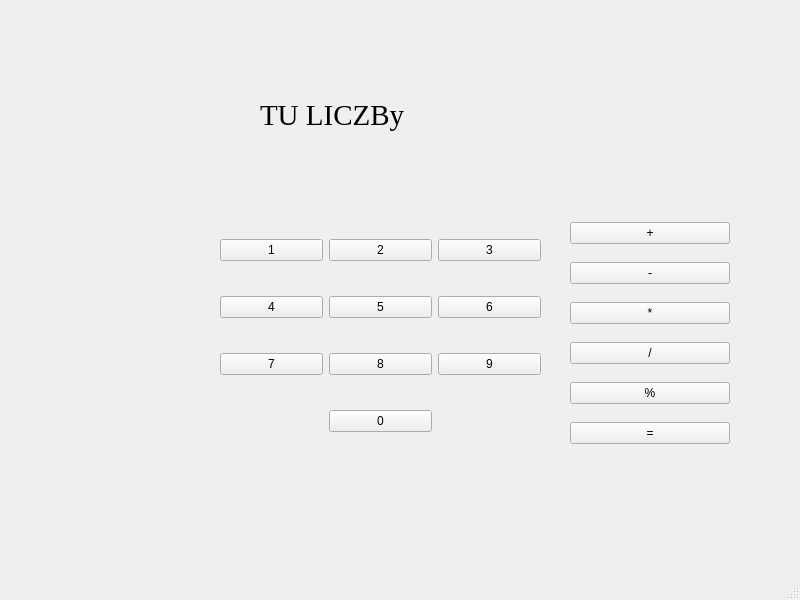
<?xml version="1.0" encoding="UTF-8"?>
<ui version="4.0">
 <class>MainWindow</class>
 <widget class="QMainWindow" name="MainWindow">
  <property name="geometry">
   <rect>
    <x>0</x>
    <y>0</y>
    <width>800</width>
    <height>600</height>
   </rect>
  </property>
  <property name="windowTitle">
   <string>MainWindow</string>
  </property>
  <widget class="QWidget" name="centralwidget">
   <widget class="QWidget" name="gridLayoutWidget">
    <property name="geometry">
     <rect>
      <x>220</x>
      <y>210</y>
      <width>321</width>
      <height>251</height>
     </rect>
    </property>
    <layout class="QGridLayout" name="gridLayout_2">
     <item row="0" column="0">
      <widget class="QPushButton" name="Jeden">
       <property name="text">
        <string>1</string>
       </property>
      </widget>
     </item>
     <item row="0" column="1">
      <widget class="QPushButton" name="Dwa">
       <property name="text">
        <string>2</string>
       </property>
      </widget>
     </item>
     <item row="0" column="2">
      <widget class="QPushButton" name="Trzy">
       <property name="text">
        <string>3</string>
       </property>
      </widget>
     </item>
     <item row="2" column="0">
      <widget class="QPushButton" name="Siedem">
       <property name="text">
        <string>7</string>
       </property>
      </widget>
     </item>
     <item row="1" column="0">
      <widget class="QPushButton" name="Cztery">
       <property name="text">
        <string>4</string>
       </property>
      </widget>
     </item>
     <item row="1" column="1">
      <widget class="QPushButton" name="Piec">
       <property name="text">
        <string>5</string>
       </property>
      </widget>
     </item>
     <item row="1" column="2">
      <widget class="QPushButton" name="Szesc">
       <property name="text">
        <string>6</string>
       </property>
      </widget>
     </item>
     <item row="2" column="1">
      <widget class="QPushButton" name="Osiem">
       <property name="text">
        <string>8</string>
       </property>
      </widget>
     </item>
     <item row="2" column="2">
      <widget class="QPushButton" name="Dziewiec">
       <property name="text">
        <string>9</string>
       </property>
      </widget>
     </item>
     <item row="3" column="1">
      <widget class="QPushButton" name="pushButton_9">
       <property name="text">
        <string>0</string>
       </property>
      </widget>
     </item>
    </layout>
   </widget>
   <widget class="QWidget" name="verticalLayoutWidget">
    <property name="geometry">
     <rect>
      <x>570</x>
      <y>210</y>
      <width>160</width>
      <height>251</height>
     </rect>
    </property>
    <layout class="QVBoxLayout" name="verticalLayout">
     <item>
      <widget class="QPushButton" name="Plus">
       <property name="text">
        <string>+</string>
       </property>
      </widget>
     </item>
     <item>
      <widget class="QPushButton" name="Minus">
       <property name="text">
        <string>-</string>
       </property>
      </widget>
     </item>
     <item>
      <widget class="QPushButton" name="Mnoz">
       <property name="text">
        <string>*</string>
       </property>
      </widget>
     </item>
     <item>
      <widget class="QPushButton" name="Dziel">
       <property name="text">
        <string>/</string>
       </property>
      </widget>
     </item>
     <item>
      <widget class="QPushButton" name="Mod">
       <property name="text">
        <string>%</string>
       </property>
      </widget>
     </item>
     <item>
      <widget class="QPushButton" name="Wynik">
       <property name="text">
        <string>=</string>
       </property>
      </widget>
     </item>
    </layout>
   </widget>
   <widget class="QLabel" name="label">
    <property name="geometry">
     <rect>
      <x>260</x>
      <y>90</y>
      <width>271</width>
      <height>51</height>
     </rect>
    </property>
    <property name="font">
     <font>
      <family>Times New Roman</family>
      <pointsize>22</pointsize>
     </font>
    </property>
    <property name="text">
     <string>TU LICZBy</string>
    </property>
   </widget>
  </widget>
  <widget class="QMenuBar" name="menubar">
   <property name="geometry">
    <rect>
     <x>0</x>
     <y>0</y>
     <width>800</width>
     <height>22</height>
    </rect>
   </property>
  </widget>
  <widget class="QStatusBar" name="statusbar"/>
 </widget>
 <resources/>
 <connections/>
</ui>
